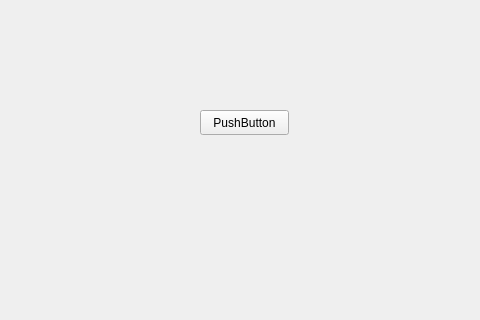
<?xml version="1.0" encoding="UTF-8"?>
<ui version="4.0">
 <class>MainWindow</class>
 <widget class="QMainWindow" name="MainWindow">
  <property name="geometry">
   <rect>
    <x>0</x>
    <y>0</y>
    <width>480</width>
    <height>320</height>
   </rect>
  </property>
  <property name="windowTitle">
   <string>MainWindow</string>
  </property>
  <widget class="QWidget" name="centralWidget">
   <widget class="QPushButton" name="pushButton">
    <property name="geometry">
     <rect>
      <x>200</x>
      <y>110</y>
      <width>89</width>
      <height>25</height>
     </rect>
    </property>
    <property name="text">
     <string>PushButton</string>
    </property>
   </widget>
  </widget>
 </widget>
 <layoutdefault spacing="6" margin="11"/>
 <resources/>
 <connections/>
</ui>
